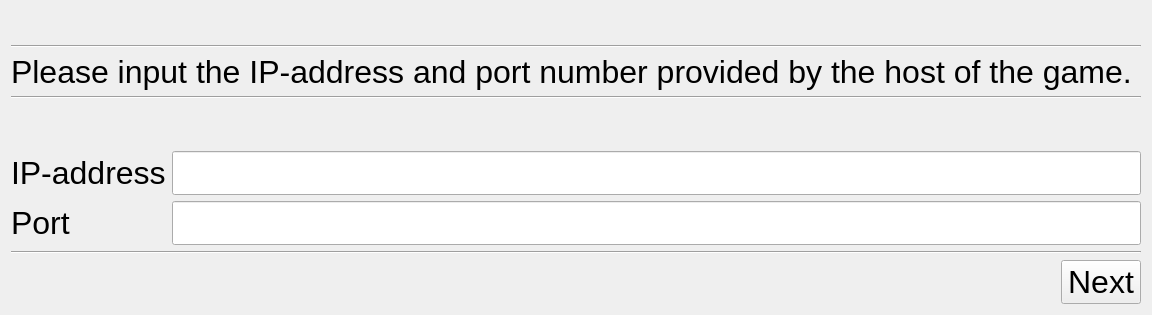
      <widget class="QWidget" name="connect">
       <layout class="QVBoxLayout" name="verticalLayout_7">
        <item alignment="Qt::AlignHCenter|Qt::AlignTop">
         <widget class="QLabel" name="connect_logo">
          <property name="sizePolicy">
           <sizepolicy hsizetype="Minimum" vsizetype="Minimum">
            <horstretch>0</horstretch>
            <verstretch>0</verstretch>
           </sizepolicy>
          </property>
          <property name="font">
           <font>
            <pointsize>18</pointsize>
           </font>
          </property>
          <property name="text">
           <string/>
          </property>
          <property name="pixmap">
           <pixmap>../Images/logo_test_medium.png</pixmap>
          </property>
         </widget>
        </item>
        <item>
         <widget class="Line" name="line_4">
          <property name="orientation">
           <enum>Qt::Horizontal</enum>
          </property>
         </widget>
        </item>
        <item>
         <widget class="QLabel" name="label">
          <property name="font">
           <font>
            <pointsize>24</pointsize>
           </font>
          </property>
          <property name="text">
           <string>Please input the IP-address and port number provided by the host of the game. </string>
          </property>
         </widget>
        </item>
        <item>
         <widget class="Line" name="line_5">
          <property name="orientation">
           <enum>Qt::Horizontal</enum>
          </property>
         </widget>
        </item>
        <item>
         <layout class="QFormLayout" name="formLayout_2">
          <item row="1" column="0">
           <widget class="QLabel" name="ipAddressLabel">
            <property name="font">
             <font>
              <pointsize>24</pointsize>
             </font>
            </property>
            <property name="text">
             <string>IP-address</string>
            </property>
           </widget>
          </item>
          <item row="1" column="1">
           <widget class="QLineEdit" name="ipAddressLineEdit">
            <property name="font">
             <font>
              <pointsize>24</pointsize>
             </font>
            </property>
           </widget>
          </item>
          <item row="2" column="0">
           <widget class="QLabel" name="portLabel">
            <property name="sizePolicy">
             <sizepolicy hsizetype="Preferred" vsizetype="Expanding">
              <horstretch>0</horstretch>
              <verstretch>0</verstretch>
             </sizepolicy>
            </property>
            <property name="font">
             <font>
              <pointsize>24</pointsize>
             </font>
            </property>
            <property name="text">
             <string>Port</string>
            </property>
           </widget>
          </item>
          <item row="2" column="1">
           <widget class="QLineEdit" name="portLineEdit">
            <property name="font">
             <font>
              <pointsize>24</pointsize>
             </font>
            </property>
           </widget>
          </item>
          <item row="0" column="1">
           <spacer name="verticalSpacer_2">
            <property name="orientation">
             <enum>Qt::Vertical</enum>
            </property>
            <property name="sizeHint" stdset="0">
             <size>
              <width>20</width>
              <height>40</height>
             </size>
            </property>
           </spacer>
          </item>
         </layout>
        </item>
        <item>
         <widget class="Line" name="line_6">
          <property name="orientation">
           <enum>Qt::Horizontal</enum>
          </property>
         </widget>
        </item>
        <item>
         <layout class="QHBoxLayout" name="horizontalLayout">
          <item>
           <spacer name="horizontalSpacer_2">
            <property name="orientation">
             <enum>Qt::Horizontal</enum>
            </property>
            <property name="sizeHint" stdset="0">
             <size>
              <width>40</width>
              <height>20</height>
             </size>
            </property>
           </spacer>
          </item>
          <item>
           <widget class="QPushButton" name="connect_next">
            <property name="font">
             <font>
              <pointsize>24</pointsize>
             </font>
            </property>
            <property name="text">
             <string>Next</string>
            </property>
           </widget>
          </item>
         </layout>
        </item>
       </layout>
      </widget>
